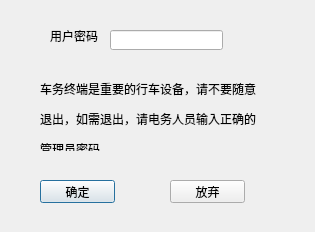
<?xml version="1.0" encoding="UTF-8"?>
<ui version="4.0">
 <class>userexit</class>
 <widget class="QDialog" name="userexit">
  <property name="geometry">
   <rect>
    <x>0</x>
    <y>0</y>
    <width>315</width>
    <height>232</height>
   </rect>
  </property>
  <property name="windowTitle">
   <string>请输入正确的管理密码</string>
  </property>
  <widget class="QWidget" name="widget" native="true">
   <property name="geometry">
    <rect>
     <x>20</x>
     <y>170</y>
     <width>241</width>
     <height>41</height>
    </rect>
   </property>
   <widget class="QPushButton" name="pushButton">
    <property name="geometry">
     <rect>
      <x>20</x>
      <y>10</y>
      <width>75</width>
      <height>23</height>
     </rect>
    </property>
    <property name="text">
     <string>确定</string>
    </property>
   </widget>
   <widget class="QPushButton" name="pushButton_2">
    <property name="geometry">
     <rect>
      <x>150</x>
      <y>10</y>
      <width>75</width>
      <height>23</height>
     </rect>
    </property>
    <property name="text">
     <string>放弃</string>
    </property>
   </widget>
  </widget>
  <widget class="QLabel" name="label_2">
   <property name="geometry">
    <rect>
     <x>40</x>
     <y>80</y>
     <width>261</width>
     <height>71</height>
    </rect>
   </property>
   <property name="text">
    <string>&lt;html&gt;&lt;head/&gt;&lt;body&gt;&lt;p&gt;车务终端是重要的行车设备，请不要随意&lt;/p&gt;&lt;p&gt;退出，如需退出，请电务人员输入正确的&lt;/p&gt;&lt;p&gt;管理员密码&lt;/p&gt;&lt;/body&gt;&lt;/html&gt;</string>
   </property>
  </widget>
  <widget class="QWidget" name="widget_4" native="true">
   <property name="geometry">
    <rect>
     <x>30</x>
     <y>10</y>
     <width>221</width>
     <height>57</height>
    </rect>
   </property>
   <widget class="QLabel" name="label_3">
    <property name="geometry">
     <rect>
      <x>20</x>
      <y>10</y>
      <width>71</width>
      <height>31</height>
     </rect>
    </property>
    <property name="text">
     <string>用户密码</string>
    </property>
   </widget>
   <widget class="QLineEdit" name="lineEdit_2">
    <property name="geometry">
     <rect>
      <x>80</x>
      <y>20</y>
      <width>113</width>
      <height>20</height>
     </rect>
    </property>
   </widget>
  </widget>
 </widget>
 <resources/>
 <connections/>
</ui>
